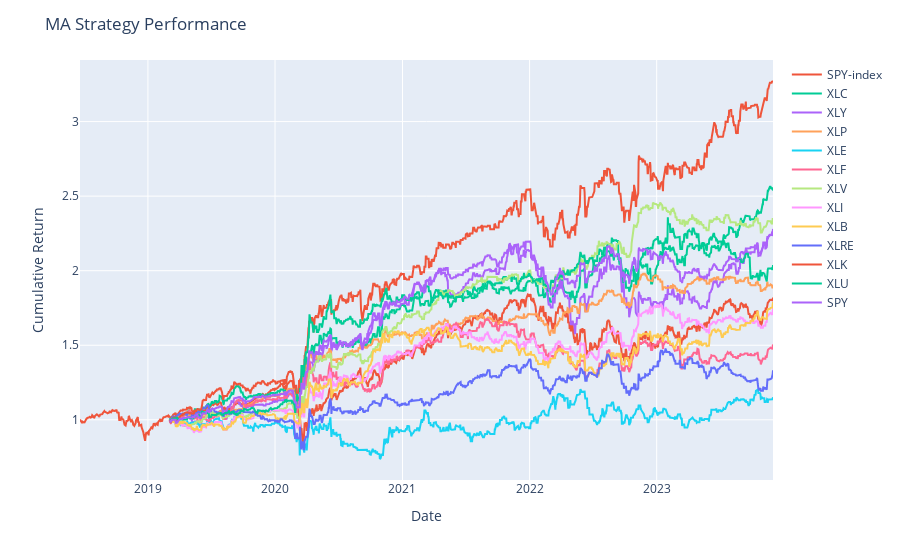

Notebook source saved alongside this figure:
### Code cell
# Try other assets
strats = {}
for i in assets:
    strats[i] = MA_strategy(returns[i], lower_period, upper_period)[0]

fig = px.line()
fig.add_scatter(x=returns['SPY'].index, y=(returns['SPY']+1).cumprod(), name='SPY-index')
for i in assets:
    fig.add_scatter(x=strats[i].index, y=(strats[i]['Return']+1).cumprod(), name=i)
fig.update_layout(title='MA Strategy Performance', xaxis_title='Date', yaxis_title='Cumulative Return')
fig.show()

### Figure 1 — Plotly figure (JSON) as saved in the notebook; plotly's stock layout.template omitted (floating-point values rounded to 4 significant figures; data arrays with more than 128 entries replaced by an {"elided": "..."} marker saying what was removed)
{"data": [{"hovertemplate": "<extra></extra>", "legendgroup": "", "line": {"color": "#636efa", "dash": "solid"}, "marker": {"symbol": "circle"}, "mode": "lines", "name": "", "orientation": "v", "showlegend": false, "type": "scatter", "xaxis": "x", "yaxis": "y"}, {"name": "SPY-index", "type": "scatter", "x": {"elided": "1373 str values"}, "y": {"elided": "1373 float values"}}, {"name": "XLC", "type": "scatter", "x": {"elided": "1200 str values"}, "y": {"elided": "1198 float values"}}, {"name": "XLY", "type": "scatter", "x": {"elided": "1200 str values"}, "y": {"elided": "1198 float values"}}, {"name": "XLP", "type": "scatter", "x": {"elided": "1200 str values"}, "y": {"elided": "1198 float values"}}, {"name": "XLE", "type": "scatter", "x": {"elided": "1200 str values"}, "y": {"elided": "1198 float values"}}, {"name": "XLF", "type": "scatter", "x": {"elided": "1200 str values"}, "y": {"elided": "1198 float values"}}, {"name": "XLV", "type": "scatter", "x": {"elided": "1200 str values"}, "y": {"elided": "1198 float values"}}, {"name": "XLI", "type": "scatter", "x": {"elided": "1200 str values"}, "y": {"elided": "1198 float values"}}, {"name": "XLB", "type": "scatter", "x": {"elided": "1200 str values"}, "y": {"elided": "1198 float values"}}, {"name": "XLRE", "type": "scatter", "x": {"elided": "1200 str values"}, "y": {"elided": "1198 float values"}}, {"name": "XLK", "type": "scatter", "x": {"elided": "1200 str values"}, "y": {"elided": "1198 float values"}}, {"name": "XLU", "type": "scatter", "x": {"elided": "1200 str values"}, "y": {"elided": "1198 float values"}}, {"name": "SPY", "type": "scatter", "x": {"elided": "1200 str values"}, "y": {"elided": "1198 float values"}}], "layout": {"legend": {"tracegroupgap": 0}, "margin": {"t": 60}, "title": {"text": "MA Strategy Performance"}, "xaxis": {"anchor": "y", "domain": [0, 1], "title": {"text": "Date"}}, "yaxis": {"anchor": "x", "domain": [0, 1], "title": {"text": "Cumulative Return"}}}}
